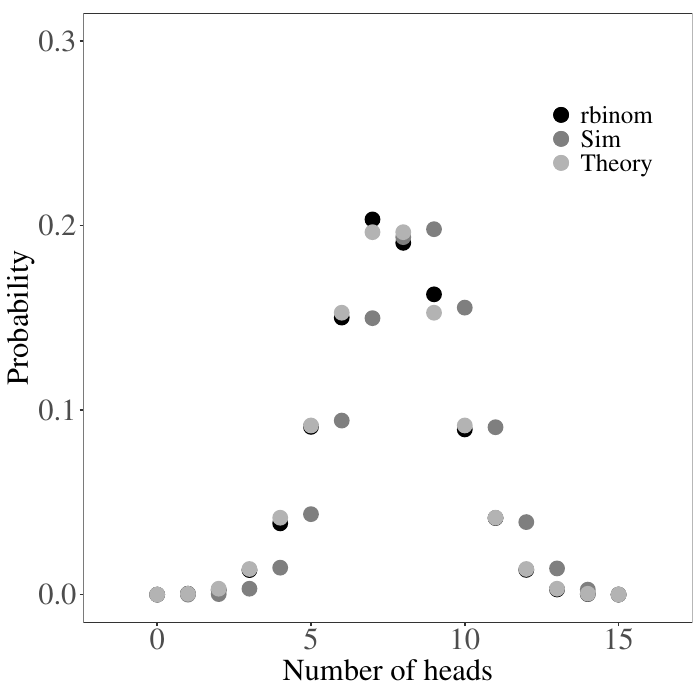

Write the R code that produced this figure.
require(ggplot2)
require(reshape2)
source("randi_wheel.R")
source("aes_ggplot.R")

#Challenge Problem
N=15
p=0.5
xsupp = 0:N
mypdf = dbinom(xsupp,N,p)
# Simulate the ensemble
nvals=0:N # The actual support of the pdf
totruns = 10^4
rand_builtin = rbinom(totruns,N,p)
randbino = replicate(totruns,randi_wheel(mypdf))

rands=data.frame("rbinom"=rand_builtin,"Sim"=randbino)
rands_df=melt(rands)
mypdf=data.frame(nvals,mypdf,"variable"=rep("Theory",16))

pdf("binopdf.pdf")
ggplot(rands_df,aes(x=value, y=after_stat(density), color=variable,linetype=variable, shape=variable)) +
  geom_freqpoly(bins=N+1) + 
  geom_point(stat="bin",bins=N+1,size=5) + 
  geom_point(data=mypdf,aes(x=nvals,y=mypdf),size=5) +
  scale_linetype_manual(values=c("blank","blank","blank")) +
  scale_shape_manual(values=c(16,16,16)) +
  scale_color_manual(values = c("black","gray50","gray70")) +
  xlab("Number of heads") +
  ylab("Probability") +
  ylim(0,0.3) +
  aes_ggplot +
  theme(legend.title = element_blank(),
        legend.text = element_text(size=18),
        legend.position = c(0.85,0.8))
dev.off()

